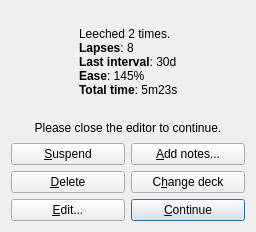
<?xml version="1.0" encoding="UTF-8"?>
<ui version="4.0">
 <class>Dialog</class>
 <widget class="QDialog" name="Dialog">
  <property name="geometry">
   <rect>
    <x>0</x>
    <y>0</y>
    <width>256</width>
    <height>232</height>
   </rect>
  </property>
  <property name="windowTitle">
   <string>Leech</string>
  </property>
  <layout class="QVBoxLayout" name="verticalLayout">
   <item>
    <layout class="QGridLayout" name="gridLayout_2">
     <item row="0" column="2">
      <spacer name="horizontalSpacer_2">
       <property name="orientation">
        <enum>Qt::Horizontal</enum>
       </property>
       <property name="sizeHint" stdset="0">
        <size>
         <width>40</width>
         <height>20</height>
        </size>
       </property>
      </spacer>
     </item>
     <item row="0" column="1">
      <widget class="QLabel" name="label">
       <property name="text">
        <string>&lt;html&gt;&lt;head/&gt;&lt;body&gt;Leeched 2 times.&lt;br&gt;&lt;span style=&quot; font-weight:600;&quot;&gt;Lapses&lt;/span&gt;: 8&lt;br&gt;&lt;span style=&quot; font-weight:600;&quot;&gt;Last interval&lt;/span&gt;: 30d&lt;br&gt;&lt;span style=&quot; font-weight:600;&quot;&gt;Ease&lt;/span&gt;: 145%&lt;br&gt;&lt;span style=&quot;font-weight:600;&quot;&gt;Total time&lt;/span&gt;: 5m23s&lt;/body&gt;&lt;/html&gt;</string>
       </property>
       <property name="alignment">
        <set>Qt::AlignLeading|Qt::AlignLeft|Qt::AlignVCenter</set>
       </property>
      </widget>
     </item>
     <item row="0" column="0">
      <spacer name="horizontalSpacer">
       <property name="orientation">
        <enum>Qt::Horizontal</enum>
       </property>
       <property name="sizeHint" stdset="0">
        <size>
         <width>40</width>
         <height>20</height>
        </size>
       </property>
      </spacer>
     </item>
    </layout>
   </item>
   <item>
    <layout class="QGridLayout" name="gridLayout">
     <item row="4" column="0">
      <widget class="QPushButton" name="suspendButton">
       <property name="toolTip">
        <string>Suspend this card.
This may allow you time to learn other cards that are interfering,
or you can suspend the card and deal with the problem later.</string>
       </property>
       <property name="text">
        <string>&amp;Suspend</string>
       </property>
       <property name="autoDefault">
        <bool>false</bool>
       </property>
      </widget>
     </item>
     <item row="5" column="0">
      <widget class="QPushButton" name="deleteButton">
       <property name="toolTip">
        <string>Delete this card's note.
A difficult and low-priority note may not be worth studying anymore.</string>
       </property>
       <property name="text">
        <string>&amp;Delete</string>
       </property>
       <property name="autoDefault">
        <bool>false</bool>
       </property>
      </widget>
     </item>
     <item row="0" column="0" colspan="2">
      <widget class="QLabel" name="closeEditorLabel">
       <property name="text">
        <string>Please close the editor to continue.</string>
       </property>
       <property name="alignment">
        <set>Qt::AlignCenter</set>
       </property>
      </widget>
     </item>
     <item row="4" column="1">
      <widget class="QPushButton" name="addNotesButton">
       <property name="toolTip">
        <string>Add new notes to your collection.
This may be useful if you can split the current card into several easier cards.</string>
       </property>
       <property name="text">
        <string>&amp;Add notes...</string>
       </property>
       <property name="autoDefault">
        <bool>false</bool>
       </property>
      </widget>
     </item>
     <item row="6" column="0">
      <widget class="QPushButton" name="editButton">
       <property name="toolTip">
        <string>Edit this card.
If the phrasing of the question is causing you difficulty, you can fix it now.</string>
       </property>
       <property name="text">
        <string>&amp;Edit...</string>
       </property>
       <property name="autoDefault">
        <bool>false</bool>
       </property>
      </widget>
     </item>
     <item row="5" column="1">
      <widget class="QPushButton" name="changeDeckButton">
       <property name="toolTip">
        <string>Move this card to a different deck.
You may wish to move difficult cards somewhere else,
for extra study or to get them out of your way temporarily.</string>
       </property>
       <property name="text">
        <string>C&amp;hange deck</string>
       </property>
       <property name="autoDefault">
        <bool>false</bool>
       </property>
      </widget>
     </item>
     <item row="6" column="1">
      <widget class="QPushButton" name="ignoreButton">
       <property name="toolTip">
        <string>Continue reviewing without doing anything about this leech.
If you think you just need a little bit longer to learn this card, you can continue studying it as is.
This option should be used sparingly – overuse can waste massive amounts of study time.</string>
       </property>
       <property name="text">
        <string>&amp;Continue</string>
       </property>
       <property name="autoDefault">
        <bool>false</bool>
       </property>
       <property name="default">
        <bool>true</bool>
       </property>
      </widget>
     </item>
    </layout>
   </item>
  </layout>
 </widget>
 <resources/>
 <connections/>
</ui>
